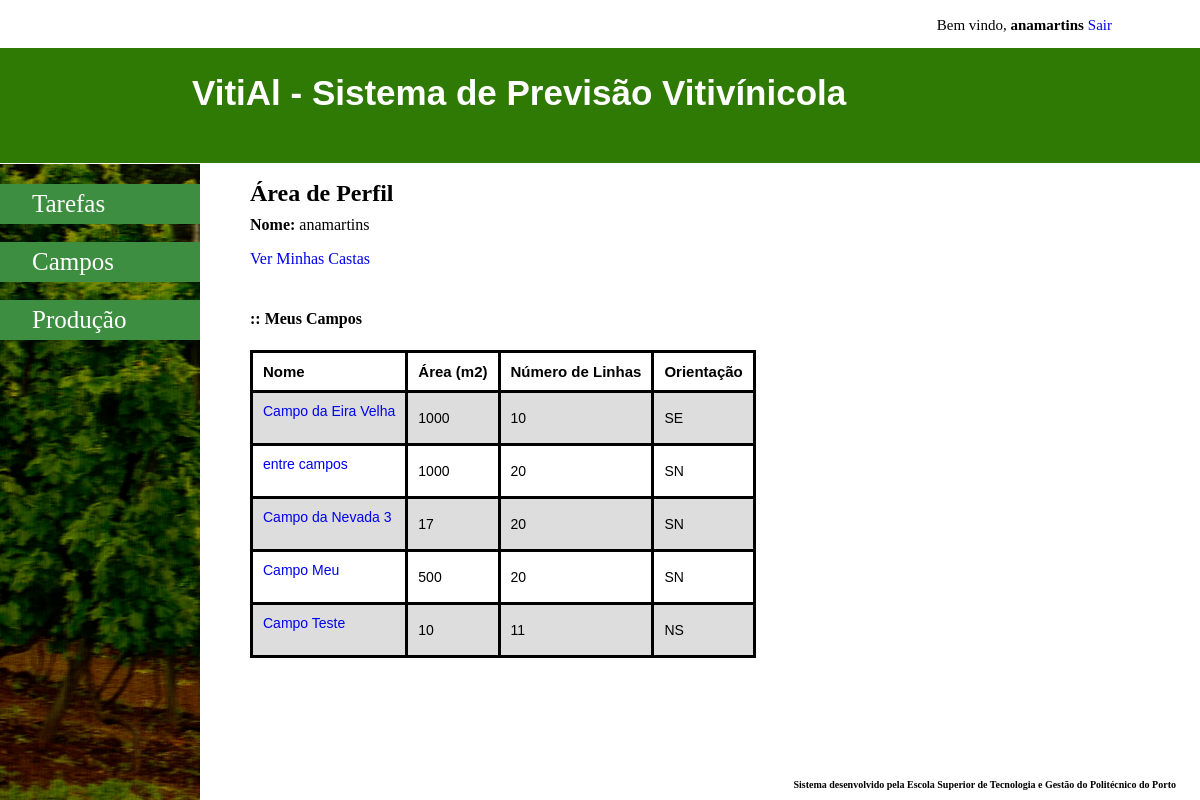
Page /Application/User/areaUser.php (signed in) on the committed database.
### tables this page shows
CREATE TABLE `campo` (
  `id` int(11) NOT NULL,
  `nome` varchar(4000) DEFAULT NULL,
  `localizacao` text NOT NULL,
  `area` float DEFAULT NULL,
  `numero_linhas` int(11) DEFAULT NULL,
  `orientacao` varchar(4000) DEFAULT NULL,
  `quinta_id` int(11) NOT NULL,
  `utilizador_id` int(11) NOT NULL
);

### Application/Database/MyDataAccessPDOBase.php (called while the page is built, shortened)
<?php
require_once (Conf::getApplicationDatabasePath() . 'MyDataAccessPDOSqlFactory.php');
abstract class MyDataAcessPDOBase {
    private $connection = null;
    private $connectionOptions = array(
        PDO::ATTR_ERRMODE => PDO::ERRMODE_EXCEPTION,
        PDO::MYSQL_ATTR_INIT_COMMAND => "SET NAMES 'UTF8'"
    );
    public function __construct($host, $databaseName, $userName, $password) {
        $dsn = $this->getDSNMySQL($host, $databaseName);
    }
    private function getDSNMySQL(&$host, &$databaseName) {
        $dsn = self::DSN_MYSQL;
        return $dsn;
    }
    protected function getConnection() {
        return $this->connection;
    }
    protected function setConnection(PDO $connection) {
        $this->connection = $connection;
    }
    private function getConnectionOptions() {
        return $this->connectionOptions;
    }
    protected function prepareStatement(&$sql, Array &$dataParameters = null) {
        $q = $this->getConnection()->prepare($sql);
        $q->execute($dataParameters);
        return $q;
    }
}

### Application/Database/MyDataAccessPDOSqlFactory.php (called while the page is built, shortened)
<?php
class MyDataAccessPDOSqlFactory {
    public static function buildPDOPlaceHolderKey($key){
        return self::PDO_PLACEHOLDER_PRECHAR . $key;
    }
    protected static function buildSQLClauseWhere(Array &$where = null){
        $whereClause = self::STRING_EMPTY_VALUE;
        if ($where != null) {
            foreach (array_keys($where) as $key) {
                $whereClause =  $whereClause .
                                ($whereClause == self::STRING_EMPTY_VALUE ? self::STRING_EMPTY_VALUE : ' AND ') .
                                $key . ' = ' . self::buildPDOPlaceHolderKey($key);
            }
            $whereClause = ' WHERE ' . $whereClause;
        }
        return $whereClause;
    }
    protected static function buildSQLClauseOrderBy(Array &$order = null){
        $orderClause = self::STRING_EMPTY_VALUE;
        return $orderClause;
    }
    protected static function buildSQLSelect(&$table, Array &$where = null, Array &$order = null) {
        $sql = self::SQL_SELECT_STATEMENT_BASE;
        $whereClause = self::buildSQLClauseWhere($where);
        $orderClause = self::buildSQLClauseOrderBy($order);
        self::replaceStringTag(self::SQL_TABLE_NAME_TAG, $sql, $table);
        self::replaceStringTag(self::SQL_WHERE_CLAUSE_TAG, $sql, $whereClause);
        self::replaceStringTag(self::SQL_ORDERBY_CLAUSE_TAG, $sql, $orderClause);
        return $sql;
    }
    public static function buildSQL($op, &$table, Array &$data = null, Array &$dataOptional = null){
        $sql = self::STRING_EMPTY_VALUE;
        switch ($op) {
            case MyDataAccessPDO::SELECT_OPERATION:
                $sql = self::buildSQLSelect($table, $data, $dataOptional);
                break;
        }
        return $sql;
    }
}

### Application/Database/MyDataAccessPDO.php (called while the page is built, shortened)
<?php
require_once (Conf::getApplicationDatabasePath() . 'MyDataAccessPDOBase.php');
require_once (Conf::getApplicationDatabasePath() . 'MyDataAccessPDOSqlFactory.php');
class MyDataAccessPDO extends MyDataAcessPDOBase {
    protected function getRecords($table, Array $where = null,
            Array $order = null) {
        try {
            $sql = MyDataAccessPDOSQLFactory::buildSQL(self::SELECT_OPERATION,
                    $table, $where, $order);
            $q = $this->prepareStatement($sql, $where);
        } catch (PDOException $e) {
            throw $e;
        } catch (Exception $e) {
            throw $e;
        }
        $q->setFetchMode(PDO::FETCH_BOTH);
        return $q->fetchAll();
    }
}

### Application/Manager/UtilizadorManager.php (called while the page is built, shortened)
<?php
require_once (Conf::getApplicationDatabasePath() . 'MyDataAccessPDO.php');
class UtilizadorManager extends MyDataAccessPDO {
    public function getUserByUsername($username) {
        try {
            return $this->getRecords(self::SQL_TABLE_NAME, array('nome' => $username));
        } catch (Exception $ex) {
            throw $ex;
        }
    }
}

### Application/Manager/CampoManager.php (called while the page is built, shortened)
<?php
require_once (Conf::getApplicationDatabasePath() . 'MyDataAccessPDO.php');
class CampoManager extends MyDataAccessPDO {
    public function getCamposByUtilizadorId($utilizador_id) {
        try {
            return $this->getRecords(self::SQL_TABLE_NAME, array('utilizador_id' => $utilizador_id));
        } catch (Exception $e) {
            throw $e;
        }
    }
}

### Application/User/areaUser.php (the view, shortened to what this page needs)
<?php
require_once (Conf::getApplicationDatabasePath() . 'MyDataAccessPDO.php');
require_once (Conf::getApplicationManagerPath() . 'CampoManager.php');
require_once (Conf::getApplicationManagerPath() . 'UtilizadorManager.php');
if (isset($_SESSION['login'])) {
    ?>
    <!DOCTYPE html>
    <html>
        <head>
            <link rel="stylesheet" type="text/css" href="../CSS/styleAreaPerfil.css">
        </head>
        <body>
            <ul class="menutopo">
                <li>Bem vindo, <strong><?php echo $_SESSION['login'] ?></strong></li>
                <li><a href="../../logout.php">Sair</a></li>
            </ul>
            <h1><a href="homePageUser.php">VitiAl - Sistema de Previsão Vitivínicola</a></h1>
            <div class="menu-items">
                <a href="homePageUser.php">Tarefas</a>
                <br/>
                <a href="campos.php">Campos</a>
                <br/>
                <a href="producao.php">Produção</a>
            </div>
            <h2>Área de Perfil</h2>
            <div class="dadosPerfil">
                <p><strong>Nome: </strong><?php echo $_SESSION['login'] ?></p>
               <a href="castas.php">Ver Minhas Castas</a>
            </div>
            <div class="conteudo">
                <p><<strong>:: Meus Campos</strong></p>
                <table>
                    <tr>
                        <th>Nome</th>
                        <th>Área (m2)</th>
                        <th>Número de Linhas</th>
                        <th>Orientação</th>
                    </tr>
                    <?php
                    $camposMan = new CampoManager();
                    $user = new UtilizadorManager();
                    $userId = $user->getUserByUsername($_SESSION['login']);
                    $meusCampos = $camposMan->getCamposByUtilizadorId($userId[0]['id']);
                    foreach ($meusCampos as $d) {
                        ?>
                        <tr>
                            <td><a href="detalhesCampos.php?campoid=<?php echo $d['id']; ?>"><?php echo $d['nome']; ?></a></p></td>
                            <td><?php echo $d['area']; ?></td>
                            <td><?php echo $d['numero_linhas']; ?></td>
                            <td><?php echo $d['orientacao']; ?></td>
                        </tr>
                    <?php } ?>
                </table>
            </div>
            <div class="footer">
                <p>Sistema desenvolvido pela Escola Superior de Tecnologia e Gestão do Politécnico do Porto</p>
            </div>
        </body>
    </html>
    <?php
} else {
    header("Location: index.php");
}

### Application/CSS/styleAreaPerfil.css (style rules this page uses)
h1 a { width: 100%; font-family: "Lucida Sans Unicode", "Lucida Grande", sans-serif; background-color:#2F7905; height: 10%; position: fixed; top: 6%; left: 0; padding: 10px; color:white; font-size: 35px; padding-top: 25px; padding-left: 16%; text-decoration: none; }
.footer { position: fixed; left: 0; bottom: 0; width: 98%; text-align: right; }
.footer p { font-size: 10px; font-weight: bold; }
.menu-items { height: 100%; width: 200px; position: fixed; z-index: 1; top: 20.5%; left: 0; background-color: #243410; background: #243410 url(../Images/Beira,_vinho_verde_copia.jpg); overflow-x: hidden; padding-top: 20px; }
.menu-items a { padding: 6px 6px 6px 32px; text-decoration: none; font-size: 25px; color: white; display: block; background: #3e8e41; }
h2 { left: 250px; top: 160px; position: fixed; }
.conteudo { height: 350px; margin-left: 250px; }
table { font-family: arial, sans-serif; border-collapse: collapse; font-size: 15px; left: 250px; top: 350px; position: fixed; }
td, th { border: 3px solid black; text-align: left; padding: 10px; }
.conteudo table tr td { font-size: 14px; }
tr:nth-child(even) { background-color: #dddddd; }
.menutopo { list-style-type: none; overflow: hidden; text-align: right; margin-right: 80px; }
.menutopo li { display:inline; font-size: 15px; }
.dadosPerfil { top:200px; left: 250px; position: fixed; }
.conteudo p strong { top: 310px; left: 250px; position: fixed; }
a { text-decoration: none; }

### rows in the picture
campo: nome "Campo da Eira Velha", area "1000", numero_linhas "10", orientacao "SE"
campo: nome "entre campos", area "1000", numero_linhas "20", orientacao "SN"
campo: nome "Campo da Nevada 3", area "17", numero_linhas "20", orientacao "SN"
campo: nome "Campo Meu", area "500", numero_linhas "20", orientacao "SN"
campo: nome "Campo Teste", area "10", numero_linhas "11", orientacao "NS"

### other values in the picture
$_SESSION['login'] "anamartins"
